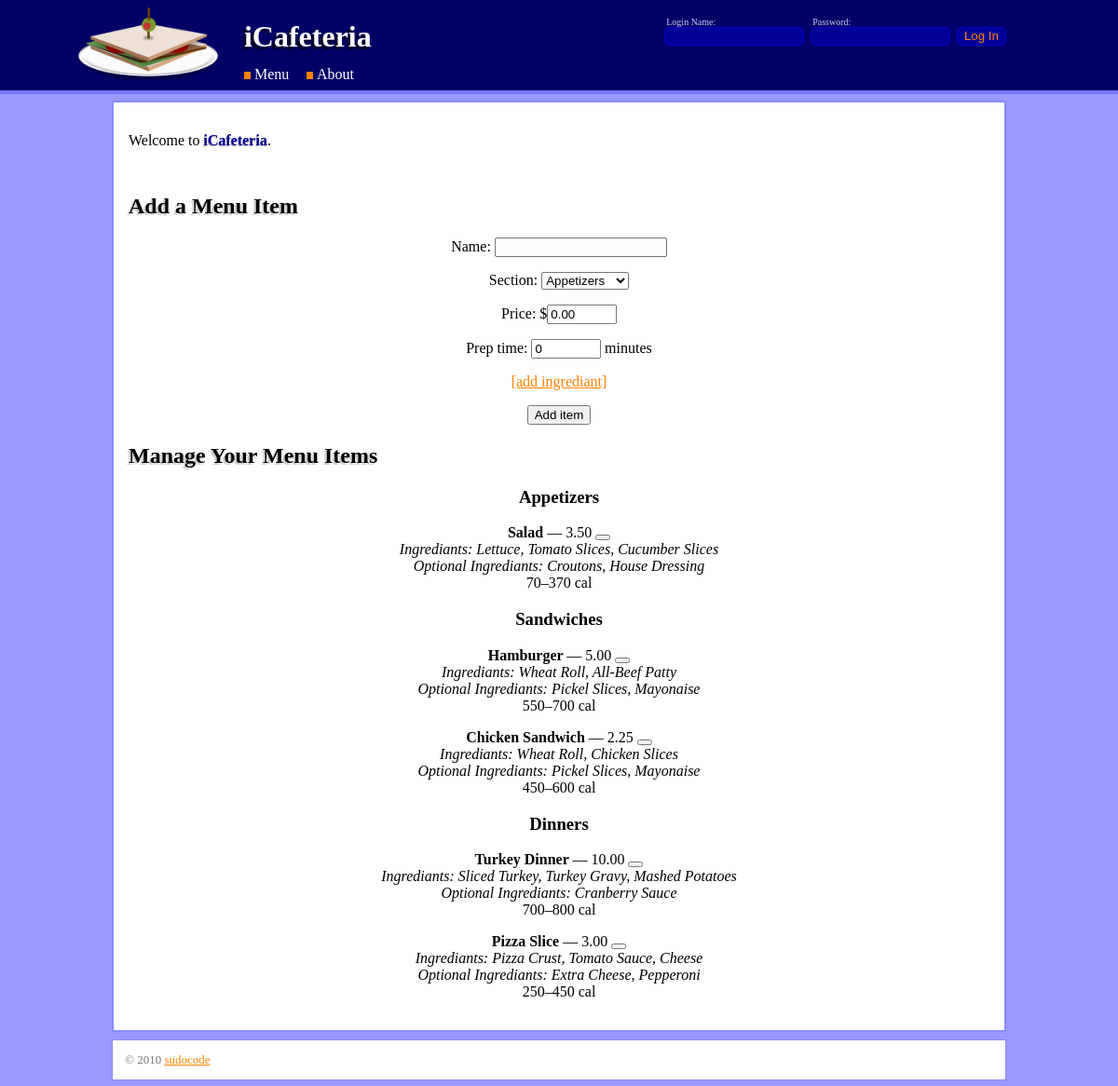
The app's page /manage/item.php with its own data.
### tables this page shows
CREATE TABLE IF NOT EXISTS items (
    item_id INT AUTO_INCREMENT,
    item_name VARCHAR(20) NOT NULL,
    cost FLOAT NOT NULL,
    sold_out BOOLEAN NOT NULL DEFAULT FALSE,
    prep_time INT NOT NULL,
    item_type_id INT NOT NULL,
    PRIMARY KEY (item_id),
    FOREIGN KEY (item_type_id) REFERENCES item_types(item_type_id)
);

CREATE TABLE IF NOT EXISTS item_types (
    item_type_id INT AUTO_INCREMENT,
    item_type_name VARCHAR(20) NOT NULL,
    PRIMARY KEY (item_type_id)
);

CREATE TABLE IF NOT EXISTS ingreds (
    ingred_id INT AUTO_INCREMENT,
    description VARCHAR(20) NOT NULL,
    calories INT NOT NULL,
    PRIMARY KEY (ingred_id)
);

### htdocs/manage/item.php (the view, shortened to what this page needs)
<?php include('../../include/header.php'); ?>
<div id="welcome">
    <p>Welcome to <span class="special">iCafeteria</span>.</p>
</div>
<h2>Add a Menu Item</h2>
<div style="text-align: center;">
    <form action="/manage/item.php" method="POST">
        <p>Name: <input type="text" name="item_name" value=""></p>
        <p>Section: <select name="item_type_id">
<?php
$type_result = mysql_query("SELECT * from item_types", $db)
    or die ('Select failed'.mysql_error());
while (($type_row = mysql_fetch_assoc($type_result)) != FALSE) {
    echo "<option value=\"$type_row[item_type_id]\">$type_row[item_type_name]</option>";
}
?>
        </select></p>
        <p>Price: $<input style="width: 5em" type="text" name="item_cost" value="0.00"></p>
        <p>Prep time: <input style="width: 5em" type="text" name="prep_time" value="0"> minutes</p>
        <div id="ingreds-box">
            <a id="ingreds-add" href="#">[add ingrediant]</a>
        </div>
        <p><input type="submit" value="Add item"></p>
    </form>
</div>
<h2>Manage Your Menu Items</h2>
<ul class="menu">
<?php
$results = mysql_query(<<<SQL
SELECT items.*,
       item_type_name,
       req_ingreds.calories AS min_calories,
       all_ingreds.calories AS max_calories
  FROM       items
        JOIN item_types
       USING (item_type_id)
        LEFT
        JOIN (   SELECT items.item_id AS item_id, SUM(ingreds.calories) AS calories
                   FROM       items
                         JOIN items_ingreds
                        USING (item_id)
                         JOIN ingreds
                        USING (ingred_id)
                  WHERE NOT items_ingreds.optional
               GROUP BY items.item_id
             ) AS req_ingreds
       USING (item_id)
        LEFT
        JOIN (   SELECT items.item_id AS item_id, SUM(ingreds.calories) AS calories
                   FROM       items
                         JOIN items_ingreds
                        USING (item_id)
                         JOIN ingreds
                        USING (ingred_id)
               GROUP BY items.item_id
             ) AS all_ingreds
       USING (item_id)
 ORDER
    BY item_type_id
SQL
    , $db)
    or die('Select failed: ' . mysql_error());
$prev_item_type_id = 0;
while (($row = mysql_fetch_assoc($results)) !== FALSE) {
    $cost = money_format('$%n', $row['cost']);
    if ($row['item_type_id'] != $prev_item_type_id) {
        echo "<li><h3>$row[item_type_name]</h3></li>";
        $prev_item_type_id = $row['item_type_id'];
    }
    echo '<li>';
    echo '<form action="/manage/item.php" method="POST">';
    echo "<div class=\"title\">$row[item_name] <span class=\"cost\">&mdash; $cost <button type=\"submit\" name=\"action\" value=\"delete\"></span></div></form>";
    echo '<div class="ingrediants">';
    $ingred_result = mysql_query("SELECT description FROM items_ingreds join ingreds using (ingred_id) WHERE items_ingreds.item_id = $row[item_id] AND items_ingreds.optional = FALSE", $db)
        or die ('Select failed'.mysql_error());
    $first = true;
    while (($ingred_row = mysql_fetch_assoc($ingred_result)) != FALSE) {
        echo ($first ? 'Ingrediants: ' : ', ') . $ingred_row['description'];
        $first = false;
    }
    echo '</div>';
    echo '<div class="ingrediants">';
    $ingred_opt_result = mysql_query("SELECT description FROM items_ingreds join ingreds using (ingred_id) WHERE items_ingreds.item_id = $row[item_id] AND items_ingreds.optional = TRUE", $db)
        or die ('Select failed'.mysql_error());
    $first = true;
    while (($ingred_opt_row = mysql_fetch_assoc($ingred_opt_result)) != FALSE) {
        echo ($first ? 'Optional Ingrediants: ' : ', ') . $ingred_opt_row['description'];
        $first = false;
    }
    echo '</div>';
    $calories = "$row[min_calories]&ndash;$row[max_calories]";
    echo "<div class=\"calories\">$calories cal</div>";
    echo '</li>';
}
?>
</ul>
<?php include('../../include/footer.php'); ?>

### htdocs/assets/style/layout.css (style rules this page uses)
body { margin: 0; }
h3 { margin-bottom: 1em; }
#content > h2:first-of-type { margin-top: 0 !important; }
#content #welcome { margin-bottom: 3em; }
.menu { list-style: none; margin: 0; padding: 0; text-align: center; }
.menu li { margin: 0 0 1em 0; padding: 0; }

### htdocs/assets/style/theme.css (style rules this page uses)
a { color: #FF8000; text-decoration: underline; }
h1, h2, h3 { font-family: Georgia, Times, "Times New Roman", serif; }
h2 { text-shadow: rgba(0, 0, 0, 0.2) -0.2ex 0.2ex 0.1ex; }
html { background: #9999FF; }
.menu .title { font-weight: bold; }
.menu .title .cost, .menu .title .add-to-cart { font-weight: normal; }
.menu .ingrediants { font-style: italic; }
.special { color: #000099; font-weight: bold; text-shadow: rgba(0, 0, 0, 0.4) -0.1ex 0.1ex 0.1ex; }

### records on screen
items: item_type.item_type_name "Appetizers", item_name "Salad", cost "3.50", calories "70–370"
ingreds: shows "Ingrediants:", description "Lettuce"
ingreds: description "Tomato Slices"
ingreds: description "Cucumber Slices"
ingreds: shows "Optional Ingrediants:", description "Croutons"
ingreds: description "House Dressing"
items: item_type.item_type_name "Sandwiches", item_name "Hamburger", cost "5.00", calories "550–700"
ingreds: shows "Ingrediants:", description "Wheat Roll"
ingreds: description "All-Beef Patty"
ingreds: shows "Optional Ingrediants:", description "Pickel Slices"
ingreds: description "Mayonaise"
items: item_name "Chicken Sandwich", cost "2.25", calories "450–600"
ingreds: description "Chicken Slices"
items: item_type.item_type_name "Dinners", item_name "Turkey Dinner", cost "10.00", calories "700–800"
ingreds: shows "Ingrediants:", description "Sliced Turkey"
ingreds: description "Turkey Gravy"
ingreds: description "Mashed Potatoes"
ingreds: shows "Optional Ingrediants:", description "Cranberry Sauce"
items: item_name "Pizza Slice", cost "3.00", calories "250–450"
ingreds: shows "Ingrediants:", description "Pizza Crust"
ingreds: description "Tomato Sauce"
ingreds: description "Cheese"
ingreds: shows "Optional Ingrediants:", description "Extra Cheese"
ingreds: description "Pepperoni"

### other values on screen
form field item_type_id "Appetizers"
